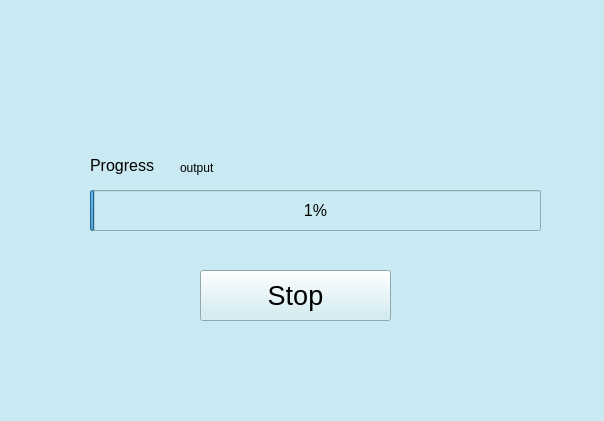
<?xml version="1.0" encoding="UTF-8"?>
<ui version="4.0">
 <class>MainWindow</class>
 <widget class="QMainWindow" name="MainWindow">
  <property name="geometry">
   <rect>
    <x>0</x>
    <y>0</y>
    <width>604</width>
    <height>421</height>
   </rect>
  </property>
  <property name="windowTitle">
   <string>Final Output</string>
  </property>
  <property name="styleSheet">
   <string notr="true">background:rgba(201, 234, 242, 1);;</string>
  </property>
  <widget class="QWidget" name="centralwidget">
   <widget class="QPushButton" name="stopbutton">
    <property name="geometry">
     <rect>
      <x>200</x>
      <y>270</y>
      <width>191</width>
      <height>51</height>
     </rect>
    </property>
    <property name="font">
     <font>
      <pointsize>20</pointsize>
     </font>
    </property>
    <property name="text">
     <string>Stop</string>
    </property>
   </widget>
   <widget class="QProgressBar" name="progressBar">
    <property name="geometry">
     <rect>
      <x>90</x>
      <y>190</y>
      <width>451</width>
      <height>41</height>
     </rect>
    </property>
    <property name="font">
     <font>
      <pointsize>12</pointsize>
     </font>
    </property>
    <property name="value">
     <number>1</number>
    </property>
   </widget>
   <widget class="QLabel" name="label">
    <property name="geometry">
     <rect>
      <x>90</x>
      <y>155</y>
      <width>71</width>
      <height>21</height>
     </rect>
    </property>
    <property name="font">
     <font>
      <pointsize>12</pointsize>
     </font>
    </property>
    <property name="text">
     <string>Progress</string>
    </property>
   </widget>
   <widget class="QLabel" name="outputtxt">
    <property name="geometry">
     <rect>
      <x>180</x>
      <y>160</y>
      <width>311</width>
      <height>16</height>
     </rect>
    </property>
    <property name="text">
     <string>output</string>
    </property>
   </widget>
  </widget>
  <widget class="QMenuBar" name="menubar">
   <property name="geometry">
    <rect>
     <x>0</x>
     <y>0</y>
     <width>604</width>
     <height>21</height>
    </rect>
   </property>
  </widget>
  <widget class="QStatusBar" name="statusbar"/>
 </widget>
 <resources/>
 <connections/>
</ui>
